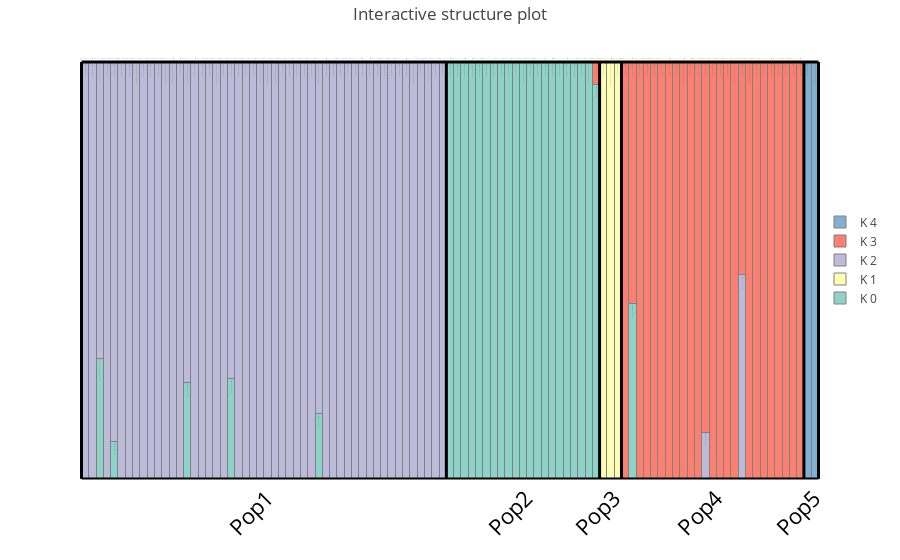

Source (notebook cell):
### Markdown cell above
# How to create interactive Structure-like plots

by [@ODiogoSilva](https://twitter.com/ODiogoSilva)

<br>
If you have already used Structure or any Structure-like software (fastStructure, MavericK), you may be familiar with the stacked bar plot that is usually generated at the end of the analysis. This plot is a nice visual representation of how individuals are structured within a population, but I always felt that exploration of such a static plot was difficult, particularly with many individuals.

As a result, I used **python** and the awesome **plotly** library to generate nice interactive plots from the output of such programs:

### Code cell
%run ./plot_script.py

### Figure 1 — Plotly figure (JSON) as saved in the notebook; plotly's stock layout.template omitted (floating-point values rounded to 4 significant figures)
{"data": [{"marker": {"color": "rgb(141,211,199)", "line": {"color": "grey", "width": 1}}, "name": "K 0", "text": ["Assignment: 0.0071%", "Assignment: 0.009000000000000001%", "Assignment: 28.781200000000002%", "Assignment: 0.0088%", "Assignment: 8.8632%", "Assignment: 0.0077%", "Assignment: 0.0315%", "Assignment: 0.0087%", "Assignment: 0.0343%", "Assignment: 0.0205%", "Assignment: 0.0091%", "Assignment: 0.0111%", "Assignment: 0.007600000000000001%", "Assignment: 0.0142%", "Assignment: 22.9733%", "Assignment: 0.01%", "Assignment: 0.0098%", "Assignment: 0.0077%", "Assignment: 0.0072%", "Assignment: 0.0105%", "Assignment: 23.9915%", "Assignment: 0.0131%", "Assignment: 0.0116%", "Assignment: 0.0073999999999999995%", "Assignment: 0.0071%", "Assignment: 0.0077%", "Assignment: 0.0289%", "Assignment: 0.0083%", "Assignment: 0.009899999999999999%", "Assignment: 0.0103%", "Assignment: 0.0069%", "Assignment: 0.0104%", "Assignment: 15.5531%", "Assignment: 0.0073999999999999995%", "Assignment: 0.0083%", "Assignment: 0.014799999999999999%", "Assignment: 0.0086%", "Assignment: 0.0102%", "Assignment: 0.008%", "Assignment: 0.014100000000000001%", "Assignment: 0.0088%", "Assignment: 0.0118%", "Assignment: 0.0087%", "Assignment: 0.0077%", "Assignment: 0.0077%", "Assignment: 0.0174%", "Assignment: 0.014799999999999999%", "Assignment: 0.0114%", "Assignment: 0.0078%", "Assignment: 0.0087%", "Assignment: 99.9566%", "Assignment: 99.9564%", "Assignment: 99.9504%", "Assignment: 99.779%", "Assignment: 99.9611%", "Assignment: 99.9687%", "Assignment: 99.9409%", "Assignment: 99.943%", "Assignment: 99.9607%", "Assignment: 99.9657%", "Assignment: 99.95230000000001%", "Assignment: 99.9656%", "Assignment: 99.961%", "Assignment: 99.9625%", "Assignment: 99.9387%", "Assignment: 99.9588%", "Assignment: 99.9393%", "Assignment: 99.9636%", "Assignment: 99.9422%", "Assignment: 99.96340000000001%", "Assignment: 94.599%", "Assignment: 0.0358%", "Assignment: 0.0284%", "Assignment: 0.0336%", "Assignment: 0.0073999999999999995%", "Assignment: 42.0099%", "Assignment: 0.0088%", "Assignment: 0.012799999999999999%", "Assignment: 0.0114%", "Assignment: 0.0072%", "Assignment: 0.012899999999999998%", "Assignment: 0.0086%", "Assignment: 0.0091%", "Assignment: 0.008%", "Assignment: 0.0092%", "Assignment: 0.0069%", "Assignment: 0.0093%", "Assignment: 0.0097%", "Assignment: 0.0091%", "Assignment: 0.0071%", "Assignment: 0.0086%", "Assignment: 0.009600000000000001%", "Assignment: 0.0107%", "Assignment: 0.0102%", "Assignment: 0.011000000000000001%", "Assignment: 0.0104%", "Assignment: 0.009399999999999999%", "Assignment: 0.0072%", "Assignment: 0.015899999999999997%", "Assignment: 0.0157%", "Assignment: 0.0136%"], "type": "bar", "x": ["Sample1", "Sample40", "Sample41", "Sample42", "Sample43", "Sample44", "Sample46", "Sample47", "Sample49", "Sample50", "Sample56", "Sample58", "Sample60", "Sample66", "Sample68", "Sample75", "Sample76", "Sample77", "Sample78", "Sample79", "Sample80", "Sample81", "Sample83", "Sample87", "Sample89", "Sample90", "Sample91", "Sample92", "Sample97", "Sample99", "Sample38", "Sample34", "Sample101", "Sample32", "Sample18", "Sample33", "Sample17", "Sample21", "Sample15", "Sample13", "Sample22", "Sample11", "Sample19", "Sample9", "Sample24", "Sample8", "Sample5", "Sample30", "Sample31", "Sample3", "Sample7", "Sample10", "Sample6", "Sample14", "Sample4", "Sample72", "Sample70", "Sample93", "Sample95", "Sample84", "Sample65", "Sample51", "Sample45", "Sample26", "Sample23", "Sample20", "Sample57", "Sample36", "Sample54", "Sample39", "Sample28", "Sample48", "Sample12", "Sample88", "Sample27", "Sample63", "Sample86", "Sample94", "Sample96", "Sample35", "Sample98", "Sample2", "Sample29", "Sample37", "Sample82", "Sample25", "Sample62", "Sample100", "Sample52", "Sample53", "Sample16", "Sample74", "Sample71", "Sample55", "Sample69", "Sample59", "Sample64", "Sample85", "Sample67", "Sample73", "Sample61"], "y": [7.1e-05, 9e-05, 0.2878, 8.8e-05, 0.08863, 7.7e-05, 0.000315, 8.7e-05, 0.000343, 0.000205, 9.1e-05, 0.000111, 7.6e-05, 0.000142, 0.2297, 0.0001, 9.8e-05, 7.7e-05, 7.2e-05, 0.000105, 0.2399, 0.000131, 0.000116, 7.4e-05, 7.1e-05, 7.7e-05, 0.000289, 8.3e-05, 9.9e-05, 0.000103, 6.9e-05, 0.000104, 0.1555, 7.4e-05, 8.3e-05, 0.000148, 8.6e-05, 0.000102, 8e-05, 0.000141, 8.8e-05, 0.000118, 8.7e-05, 7.7e-05, 7.7e-05, 0.000174, 0.000148, 0.000114, 7.8e-05, 8.7e-05, 0.9996, 0.9996, 0.9995, 0.9978, 0.9996, 0.9997, 0.9994, 0.9994, 0.9996, 0.9997, 0.9995, 0.9997, 0.9996, 0.9996, 0.9994, 0.9996, 0.9994, 0.9996, 0.9994, 0.9996, 0.946, 0.000358, 0.000284, 0.000336, 7.4e-05, 0.4201, 8.8e-05, 0.000128, 0.000114, 7.2e-05, 0.000129, 8.6e-05, 9.1e-05, 8e-05, 9.2e-05, 6.9e-05, 9.3e-05, 9.7e-05, 9.1e-05, 7.1e-05, 8.6e-05, 9.6e-05, 0.000107, 0.000102, 0.00011, 0.000104, 9.4e-05, 7.2e-05, 0.000159, 0.000157, 0.000136]}, {"marker": {"color": "rgb(255,255,179)", "line": {"color": "grey", "width": 1}}, "name": "K 1", "text": ["Assignment: 0.0071%", "Assignment: 0.009000000000000001%", "Assignment: 0.0078%", "Assignment: 0.0088%", "Assignment: 0.0093%", "Assignment: 0.0077%", "Assignment: 0.0313%", "Assignment: 0.0087%", "Assignment: 0.0341%", "Assignment: 0.0204%", "Assignment: 0.0091%", "Assignment: 0.011000000000000001%", "Assignment: 0.0073999999999999995%", "Assignment: 0.014100000000000001%", "Assignment: 0.0095%", "Assignment: 0.009899999999999999%", "Assignment: 0.0098%", "Assignment: 0.0077%", "Assignment: 0.0072%", "Assignment: 0.0105%", "Assignment: 0.0101%", "Assignment: 0.013%", "Assignment: 0.0115%", "Assignment: 0.0075%", "Assignment: 0.0072%", "Assignment: 0.0075%", "Assignment: 0.0287%", "Assignment: 0.0083%", "Assignment: 0.0098%", "Assignment: 0.0102%", "Assignment: 0.0069%", "Assignment: 0.0104%", "Assignment: 0.0089%", "Assignment: 0.0073999999999999995%", "Assignment: 0.0082%", "Assignment: 0.0146%", "Assignment: 0.0086%", "Assignment: 0.0101%", "Assignment: 0.007899999999999999%", "Assignment: 0.013999999999999999%", "Assignment: 0.0087%", "Assignment: 0.0117%", "Assignment: 0.0086%", "Assignment: 0.007600000000000001%", "Assignment: 0.007600000000000001%", "Assignment: 0.0172%", "Assignment: 0.0147%", "Assignment: 0.0114%", "Assignment: 0.0078%", "Assignment: 0.0086%", "Assignment: 0.010799999999999999%", "Assignment: 0.0109%", "Assignment: 0.012400000000000001%", "Assignment: 0.055099999999999996%", "Assignment: 0.0097%", "Assignment: 0.0078%", "Assignment: 0.0147%", "Assignment: 0.0142%", "Assignment: 0.0098%", "Assignment: 0.0085%", "Assignment: 0.0119%", "Assignment: 0.0086%", "Assignment: 0.0097%", "Assignment: 0.0093%", "Assignment: 0.015300000000000001%", "Assignment: 0.0103%", "Assignment: 0.0151%", "Assignment: 0.0091%", "Assignment: 0.0144%", "Assignment: 0.0091%", "Assignment: 0.0092%", "Assignment: 99.8571%", "Assignment: 99.88669999999999%", "Assignment: 99.8659%", "Assignment: 0.0073%", "Assignment: 0.006999999999999999%", "Assignment: 0.0088%", "Assignment: 0.0127%", "Assignment: 0.0113%", "Assignment: 0.0072%", "Assignment: 0.012799999999999999%", "Assignment: 0.0085%", "Assignment: 0.009000000000000001%", "Assignment: 0.007899999999999999%", "Assignment: 0.0092%", "Assignment: 0.0069%", "Assignment: 0.0092%", "Assignment: 0.009600000000000001%", "Assignment: 0.009000000000000001%", "Assignment: 0.0071%", "Assignment: 0.0086%", "Assignment: 0.0095%", "Assignment: 0.0106%", "Assignment: 0.0102%", "Assignment: 0.010799999999999999%", "Assignment: 0.0104%", "Assignment: 0.0093%", "Assignment: 0.0072%", "Assignment: 0.015799999999999998%", "Assignment: 0.0156%", "Assignment: 0.0135%"], "type": "bar", "x": ["Sample1", "Sample40", "Sample41", "Sample42", "Sample43", "Sample44", "Sample46", "Sample47", "Sample49", "Sample50", "Sample56", "Sample58", "Sample60", "Sample66", "Sample68", "Sample75", "Sample76", "Sample77", "Sample78", "Sample79", "Sample80", "Sample81", "Sample83", "Sample87", "Sample89", "Sample90", "Sample91", "Sample92", "Sample97", "Sample99", "Sample38", "Sample34", "Sample101", "Sample32", "Sample18", "Sample33", "Sample17", "Sample21", "Sample15", "Sample13", "Sample22", "Sample11", "Sample19", "Sample9", "Sample24", "Sample8", "Sample5", "Sample30", "Sample31", "Sample3", "Sample7", "Sample10", "Sample6", "Sample14", "Sample4", "Sample72", "Sample70", "Sample93", "Sample95", "Sample84", "Sample65", "Sample51", "Sample45", "Sample26", "Sample23", "Sample20", "Sample57", "Sample36", "Sample54", "Sample39", "Sample28", "Sample48", "Sample12", "Sample88", "Sample27", "Sample63", "Sample86", "Sample94", "Sample96", "Sample35", "Sample98", "Sample2", "Sample29", "Sample37", "Sample82", "Sample25", "Sample62", "Sample100", "Sample52", "Sample53", "Sample16", "Sample74", "Sample71", "Sample55", "Sample69", "Sample59", "Sample64", "Sample85", "Sample67", "Sample73", "Sample61"], "y": [7.1e-05, 9e-05, 7.8e-05, 8.8e-05, 9.3e-05, 7.7e-05, 0.000313, 8.7e-05, 0.000341, 0.000204, 9.1e-05, 0.00011, 7.4e-05, 0.000141, 9.5e-05, 9.9e-05, 9.8e-05, 7.7e-05, 7.2e-05, 0.000105, 0.000101, 0.00013, 0.000115, 7.5e-05, 7.2e-05, 7.5e-05, 0.000287, 8.3e-05, 9.8e-05, 0.000102, 6.9e-05, 0.000104, 8.9e-05, 7.4e-05, 8.2e-05, 0.000146, 8.6e-05, 0.000101, 7.9e-05, 0.00014, 8.7e-05, 0.000117, 8.6e-05, 7.6e-05, 7.6e-05, 0.000172, 0.000147, 0.000114, 7.8e-05, 8.6e-05, 0.000108, 0.000109, 0.000124, 0.000551, 9.7e-05, 7.8e-05, 0.000147, 0.000142, 9.8e-05, 8.5e-05, 0.000119, 8.6e-05, 9.7e-05, 9.3e-05, 0.000153, 0.000103, 0.000151, 9.1e-05, 0.000144, 9.1e-05, 9.2e-05, 0.9986, 0.9989, 0.9987, 7.3e-05, 7e-05, 8.8e-05, 0.000127, 0.000113, 7.2e-05, 0.000128, 8.5e-05, 9e-05, 7.9e-05, 9.2e-05, 6.9e-05, 9.2e-05, 9.6e-05, 9e-05, 7.1e-05, 8.6e-05, 9.5e-05, 0.000106, 0.000102, 0.000108, 0.000104, 9.3e-05, 7.2e-05, 0.000158, 0.000156, 0.000135]}, {"marker": {"color": "rgb(190,186,218)", "line": {"color": "grey", "width": 1}}, "name": "K 2", "text": ["Assignment: 99.9717%", "Assignment: 99.964%", "Assignment: 71.19529999999999%", "Assignment: 99.9648%", "Assignment: 91.1089%", "Assignment: 99.9692%", "Assignment: 99.8744%", "Assignment: 99.96509999999999%", "Assignment: 99.8631%", "Assignment: 99.9181%", "Assignment: 99.9637%", "Assignment: 99.95570000000001%", "Assignment: 99.96979999999999%", "Assignment: 99.9435%", "Assignment: 76.99810000000001%", "Assignment: 99.9601%", "Assignment: 99.9607%", "Assignment: 99.9692%", "Assignment: 99.97120000000001%", "Assignment: 99.958%", "Assignment: 75.9782%", "Assignment: 99.9478%", "Assignment: 99.9538%", "Assignment: 99.97%", "Assignment: 99.97120000000001%", "Assignment: 99.96969999999999%", "Assignment: 99.88470000000001%", "Assignment: 99.9668%", "Assignment: 99.9606%", "Assignment: 99.9591%", "Assignment: 99.9724%", "Assignment: 99.9584%", "Assignment: 84.42009999999999%", "Assignment: 99.9703%", "Assignment: 99.9668%", "Assignment: 99.9412%", "Assignment: 99.9656%", "Assignment: 99.9594%", "Assignment: 99.9683%", "Assignment: 99.9437%", "Assignment: 99.9649%", "Assignment: 99.953%", "Assignment: 99.9653%", "Assignment: 99.9693%", "Assignment: 99.9693%", "Assignment: 99.93079999999999%", "Assignment: 99.9411%", "Assignment: 99.95439999999999%", "Assignment: 99.9687%", "Assignment: 99.9654%", "Assignment: 0.0109%", "Assignment: 0.0109%", "Assignment: 0.012400000000000001%", "Assignment: 0.055400000000000005%", "Assignment: 0.0098%", "Assignment: 0.0078%", "Assignment: 0.014799999999999999%", "Assignment: 0.0143%", "Assignment: 0.009899999999999999%", "Assignment: 0.0086%", "Assignment: 0.012%", "Assignment: 0.0086%", "Assignment: 0.0098%", "Assignment: 0.009399999999999999%", "Assignment: 0.0154%", "Assignment: 0.0103%", "Assignment: 0.015200000000000002%", "Assignment: 0.0091%", "Assignment: 0.0145%", "Assignment: 0.0092%", "Assignment: 0.0093%", "Assignment: 0.0358%", "Assignment: 0.0284%", "Assignment: 0.0336%", "Assignment: 0.0073999999999999995%", "Assignment: 0.006999999999999999%", "Assignment: 0.0088%", "Assignment: 0.012799999999999999%", "Assignment: 0.0114%", "Assignment: 0.0072%", "Assignment: 0.012899999999999998%", "Assignment: 0.0086%", "Assignment: 0.0091%", "Assignment: 0.008%", "Assignment: 0.0092%", "Assignment: 11.1487%", "Assignment: 0.0093%", "Assignment: 0.0097%", "Assignment: 0.0091%", "Assignment: 0.0071%", "Assignment: 48.9144%", "Assignment: 0.0095%", "Assignment: 0.0107%", "Assignment: 0.0102%", "Assignment: 0.010799999999999999%", "Assignment: 0.0104%", "Assignment: 0.009399999999999999%", "Assignment: 0.0072%", "Assignment: 0.015899999999999997%", "Assignment: 0.0157%", "Assignment: 0.0136%"], "type": "bar", "x": ["Sample1", "Sample40", "Sample41", "Sample42", "Sample43", "Sample44", "Sample46", "Sample47", "Sample49", "Sample50", "Sample56", "Sample58", "Sample60", "Sample66", "Sample68", "Sample75", "Sample76", "Sample77", "Sample78", "Sample79", "Sample80", "Sample81", "Sample83", "Sample87", "Sample89", "Sample90", "Sample91", "Sample92", "Sample97", "Sample99", "Sample38", "Sample34", "Sample101", "Sample32", "Sample18", "Sample33", "Sample17", "Sample21", "Sample15", "Sample13", "Sample22", "Sample11", "Sample19", "Sample9", "Sample24", "Sample8", "Sample5", "Sample30", "Sample31", "Sample3", "Sample7", "Sample10", "Sample6", "Sample14", "Sample4", "Sample72", "Sample70", "Sample93", "Sample95", "Sample84", "Sample65", "Sample51", "Sample45", "Sample26", "Sample23", "Sample20", "Sample57", "Sample36", "Sample54", "Sample39", "Sample28", "Sample48", "Sample12", "Sample88", "Sample27", "Sample63", "Sample86", "Sample94", "Sample96", "Sample35", "Sample98", "Sample2", "Sample29", "Sample37", "Sample82", "Sample25", "Sample62", "Sample100", "Sample52", "Sample53", "Sample16", "Sample74", "Sample71", "Sample55", "Sample69", "Sample59", "Sample64", "Sample85", "Sample67", "Sample73", "Sample61"], "y": [0.9997, 0.9996, 0.712, 0.9996, 0.9111, 0.9997, 0.9987, 0.9997, 0.9986, 0.9992, 0.9996, 0.9996, 0.9997, 0.9994, 0.77, 0.9996, 0.9996, 0.9997, 0.9997, 0.9996, 0.7598, 0.9995, 0.9995, 0.9997, 0.9997, 0.9997, 0.9988, 0.9997, 0.9996, 0.9996, 0.9997, 0.9996, 0.8442, 0.9997, 0.9997, 0.9994, 0.9997, 0.9996, 0.9997, 0.9994, 0.9996, 0.9995, 0.9997, 0.9997, 0.9997, 0.9993, 0.9994, 0.9995, 0.9997, 0.9997, 0.000109, 0.000109, 0.000124, 0.000554, 9.8e-05, 7.8e-05, 0.000148, 0.000143, 9.9e-05, 8.6e-05, 0.00012, 8.6e-05, 9.8e-05, 9.4e-05, 0.000154, 0.000103, 0.000152, 9.1e-05, 0.000145, 9.2e-05, 9.3e-05, 0.000358, 0.000284, 0.000336, 7.4e-05, 7e-05, 8.8e-05, 0.000128, 0.000114, 7.2e-05, 0.000129, 8.6e-05, 9.1e-05, 8e-05, 9.2e-05, 0.1115, 9.3e-05, 9.7e-05, 9.1e-05, 7.1e-05, 0.4891, 9.5e-05, 0.000107, 0.000102, 0.000108, 0.000104, 9.4e-05, 7.2e-05, 0.000159, 0.000157, 0.000136]}, {"marker": {"color": "rgb(251,128,114)", "line": {"color": "grey", "width": 1}}, "name": "K 3", "text": ["Assignment: 0.0071%", "Assignment: 0.009000000000000001%", "Assignment: 0.007899999999999999%", "Assignment: 0.0088%", "Assignment: 0.0093%", "Assignment: 0.0077%", "Assignment: 0.0314%", "Assignment: 0.0087%", "Assignment: 0.0343%", "Assignment: 0.0205%", "Assignment: 0.0091%", "Assignment: 0.0111%", "Assignment: 0.0078%", "Assignment: 0.014100000000000001%", "Assignment: 0.0095%", "Assignment: 0.01%", "Assignment: 0.0098%", "Assignment: 0.0077%", "Assignment: 0.0072%", "Assignment: 0.0105%", "Assignment: 0.0101%", "Assignment: 0.0131%", "Assignment: 0.0116%", "Assignment: 0.0075%", "Assignment: 0.0073%", "Assignment: 0.0075%", "Assignment: 0.0289%", "Assignment: 0.0084%", "Assignment: 0.009899999999999999%", "Assignment: 0.0102%", "Assignment: 0.0069%", "Assignment: 0.0104%", "Assignment: 0.009000000000000001%", "Assignment: 0.0075%", "Assignment: 0.0084%", "Assignment: 0.0147%", "Assignment: 0.0086%", "Assignment: 0.0102%", "Assignment: 0.007899999999999999%", "Assignment: 0.014100000000000001%", "Assignment: 0.0088%", "Assignment: 0.0118%", "Assignment: 0.0087%", "Assignment: 0.0077%", "Assignment: 0.0077%", "Assignment: 0.0173%", "Assignment: 0.0147%", "Assignment: 0.0114%", "Assignment: 0.007899999999999999%", "Assignment: 0.0087%", "Assignment: 0.0109%", "Assignment: 0.0109%", "Assignment: 0.012400000000000001%", "Assignment: 0.0553%", "Assignment: 0.0097%", "Assignment: 0.0078%", "Assignment: 0.014799999999999999%", "Assignment: 0.0143%", "Assignment: 0.009899999999999999%", "Assignment: 0.0086%", "Assignment: 0.0119%", "Assignment: 0.0086%", "Assignment: 0.0098%", "Assignment: 0.009399999999999999%", "Assignment: 0.015300000000000001%", "Assignment: 0.0103%", "Assignment: 0.015200000000000002%", "Assignment: 0.0091%", "Assignment: 0.0145%", "Assignment: 0.0092%", "Assignment: 5.3733%", "Assignment: 0.0357%", "Assignment: 0.0283%", "Assignment: 0.0335%", "Assignment: 99.9706%", "Assignment: 57.9691%", "Assignment: 99.9648%", "Assignment: 99.949%", "Assignment: 99.9546%", "Assignment: 99.9713%", "Assignment: 99.9486%", "Assignment: 99.9658%", "Assignment: 99.96390000000001%", "Assignment: 99.9682%", "Assignment: 99.9633%", "Assignment: 88.8306%", "Assignment: 99.9629%", "Assignment: 99.9613%", "Assignment: 99.9637%", "Assignment: 99.97160000000001%", "Assignment: 51.0598%", "Assignment: 99.96199999999999%", "Assignment: 99.9573%", "Assignment: 99.9591%", "Assignment: 99.9565%", "Assignment: 99.9583%", "Assignment: 99.9625%", "Assignment: 99.9711%", "Assignment: 99.9367%", "Assignment: 0.0157%", "Assignment: 0.0136%"], "type": "bar", "x": ["Sample1", "Sample40", "Sample41", "Sample42", "Sample43", "Sample44", "Sample46", "Sample47", "Sample49", "Sample50", "Sample56", "Sample58", "Sample60", "Sample66", "Sample68", "Sample75", "Sample76", "Sample77", "Sample78", "Sample79", "Sample80", "Sample81", "Sample83", "Sample87", "Sample89", "Sample90", "Sample91", "Sample92", "Sample97", "Sample99", "Sample38", "Sample34", "Sample101", "Sample32", "Sample18", "Sample33", "Sample17", "Sample21", "Sample15", "Sample13", "Sample22", "Sample11", "Sample19", "Sample9", "Sample24", "Sample8", "Sample5", "Sample30", "Sample31", "Sample3", "Sample7", "Sample10", "Sample6", "Sample14", "Sample4", "Sample72", "Sample70", "Sample93", "Sample95", "Sample84", "Sample65", "Sample51", "Sample45", "Sample26", "Sample23", "Sample20", "Sample57", "Sample36", "Sample54", "Sample39", "Sample28", "Sample48", "Sample12", "Sample88", "Sample27", "Sample63", "Sample86", "Sample94", "Sample96", "Sample35", "Sample98", "Sample2", "Sample29", "Sample37", "Sample82", "Sample25", "Sample62", "Sample100", "Sample52", "Sample53", "Sample16", "Sample74", "Sample71", "Sample55", "Sample69", "Sample59", "Sample64", "Sample85", "Sample67", "Sample73", "Sample61"], "y": [7.1e-05, 9e-05, 7.9e-05, 8.8e-05, 9.3e-05, 7.7e-05, 0.000314, 8.7e-05, 0.000343, 0.000205, 9.1e-05, 0.000111, 7.8e-05, 0.000141, 9.5e-05, 0.0001, 9.8e-05, 7.7e-05, 7.2e-05, 0.000105, 0.000101, 0.000131, 0.000116, 7.5e-05, 7.3e-05, 7.5e-05, 0.000289, 8.4e-05, 9.9e-05, 0.000102, 6.9e-05, 0.000104, 9e-05, 7.5e-05, 8.4e-05, 0.000147, 8.6e-05, 0.000102, 7.9e-05, 0.000141, 8.8e-05, 0.000118, 8.7e-05, 7.7e-05, 7.7e-05, 0.000173, 0.000147, 0.000114, 7.9e-05, 8.7e-05, 0.000109, 0.000109, 0.000124, 0.000553, 9.7e-05, 7.8e-05, 0.000148, 0.000143, 9.9e-05, 8.6e-05, 0.000119, 8.6e-05, 9.8e-05, 9.4e-05, 0.000153, 0.000103, 0.000152, 9.1e-05, 0.000145, 9.2e-05, 0.05373, 0.000357, 0.000283, 0.000335, 0.9997, 0.5797, 0.9996, 0.9995, 0.9995, 0.9997, 0.9995, 0.9997, 0.9996, 0.9997, 0.9996, 0.8883, 0.9996, 0.9996, 0.9996, 0.9997, 0.5106, 0.9996, 0.9996, 0.9996, 0.9996, 0.9996, 0.9996, 0.9997, 0.9994, 0.000157, 0.000136]}, {"marker": {"color": "rgb(128,177,211)", "line": {"color": "grey", "width": 1}}, "name": "K 4", "text": ["Assignment: 0.0071%", "Assignment: 0.009000000000000001%", "Assignment: 0.0078%", "Assignment: 0.0088%", "Assignment: 0.0093%", "Assignment: 0.0077%", "Assignment: 0.0313%", "Assignment: 0.0087%", "Assignment: 0.0341%", "Assignment: 0.0204%", "Assignment: 0.0091%", "Assignment: 0.0111%", "Assignment: 0.0073999999999999995%", "Assignment: 0.014100000000000001%", "Assignment: 0.0095%", "Assignment: 0.009899999999999999%", "Assignment: 0.0098%", "Assignment: 0.0077%", "Assignment: 0.0072%", "Assignment: 0.0105%", "Assignment: 0.0101%", "Assignment: 0.013%", "Assignment: 0.0115%", "Assignment: 0.0075%", "Assignment: 0.0072%", "Assignment: 0.0075%", "Assignment: 0.0288%", "Assignment: 0.0083%", "Assignment: 0.0098%", "Assignment: 0.0102%", "Assignment: 0.0069%", "Assignment: 0.0104%", "Assignment: 0.0089%", "Assignment: 0.0073999999999999995%", "Assignment: 0.0082%", "Assignment: 0.0147%", "Assignment: 0.0086%", "Assignment: 0.0101%", "Assignment: 0.007899999999999999%", "Assignment: 0.014100000000000001%", "Assignment: 0.0088%", "Assignment: 0.0117%", "Assignment: 0.0087%", "Assignment: 0.0077%", "Assignment: 0.007600000000000001%", "Assignment: 0.0173%", "Assignment: 0.0147%", "Assignment: 0.0114%", "Assignment: 0.0078%", "Assignment: 0.0086%", "Assignment: 0.010799999999999999%", "Assignment: 0.0109%", "Assignment: 0.012400000000000001%", "Assignment: 0.055099999999999996%", "Assignment: 0.0097%", "Assignment: 0.0078%", "Assignment: 0.014799999999999999%", "Assignment: 0.0142%", "Assignment: 0.0098%", "Assignment: 0.0085%", "Assignment: 0.0119%", "Assignment: 0.0086%", "Assignment: 0.0097%", "Assignment: 0.009399999999999999%", "Assignment: 0.015300000000000001%", "Assignment: 0.0103%", "Assignment: 0.015200000000000002%", "Assignment: 0.0091%", "Assignment: 0.0144%", "Assignment: 0.0091%", "Assignment: 0.0092%", "Assignment: 0.0356%", "Assignment: 0.028200000000000003%", "Assignment: 0.0334%", "Assignment: 0.0073%", "Assignment: 0.006999999999999999%", "Assignment: 0.0088%", "Assignment: 0.0127%", "Assignment: 0.0113%", "Assignment: 0.0072%", "Assignment: 0.012799999999999999%", "Assignment: 0.0085%", "Assignment: 0.009000000000000001%", "Assignment: 0.007899999999999999%", "Assignment: 0.0092%", "Assignment: 0.0069%", "Assignment: 0.0093%", "Assignment: 0.0097%", "Assignment: 0.0091%", "Assignment: 0.0071%", "Assignment: 0.0086%", "Assignment: 0.0095%", "Assignment: 0.0107%", "Assignment: 0.0102%", "Assignment: 0.010799999999999999%", "Assignment: 0.0104%", "Assignment: 0.0093%", "Assignment: 0.0072%", "Assignment: 0.015799999999999998%", "Assignment: 99.9374%", "Assignment: 99.94579999999999%"], "type": "bar", "x": ["Sample1", "Sample40", "Sample41", "Sample42", "Sample43", "Sample44", "Sample46", "Sample47", "Sample49", "Sample50", "Sample56", "Sample58", "Sample60", "Sample66", "Sample68", "Sample75", "Sample76", "Sample77", "Sample78", "Sample79", "Sample80", "Sample81", "Sample83", "Sample87", "Sample89", "Sample90", "Sample91", "Sample92", "Sample97", "Sample99", "Sample38", "Sample34", "Sample101", "Sample32", "Sample18", "Sample33", "Sample17", "Sample21", "Sample15", "Sample13", "Sample22", "Sample11", "Sample19", "Sample9", "Sample24", "Sample8", "Sample5", "Sample30", "Sample31", "Sample3", "Sample7", "Sample10", "Sample6", "Sample14", "Sample4", "Sample72", "Sample70", "Sample93", "Sample95", "Sample84", "Sample65", "Sample51", "Sample45", "Sample26", "Sample23", "Sample20", "Sample57", "Sample36", "Sample54", "Sample39", "Sample28", "Sample48", "Sample12", "Sample88", "Sample27", "Sample63", "Sample86", "Sample94", "Sample96", "Sample35", "Sample98", "Sample2", "Sample29", "Sample37", "Sample82", "Sample25", "Sample62", "Sample100", "Sample52", "Sample53", "Sample16", "Sample74", "Sample71", "Sample55", "Sample69", "Sample59", "Sample64", "Sample85", "Sample67", "Sample73", "Sample61"], "y": [7.1e-05, 9e-05, 7.8e-05, 8.8e-05, 9.3e-05, 7.7e-05, 0.000313, 8.7e-05, 0.000341, 0.000204, 9.1e-05, 0.000111, 7.4e-05, 0.000141, 9.5e-05, 9.9e-05, 9.8e-05, 7.7e-05, 7.2e-05, 0.000105, 0.000101, 0.00013, 0.000115, 7.5e-05, 7.2e-05, 7.5e-05, 0.000288, 8.3e-05, 9.8e-05, 0.000102, 6.9e-05, 0.000104, 8.9e-05, 7.4e-05, 8.2e-05, 0.000147, 8.6e-05, 0.000101, 7.9e-05, 0.000141, 8.8e-05, 0.000117, 8.7e-05, 7.7e-05, 7.6e-05, 0.000173, 0.000147, 0.000114, 7.8e-05, 8.6e-05, 0.000108, 0.000109, 0.000124, 0.000551, 9.7e-05, 7.8e-05, 0.000148, 0.000142, 9.8e-05, 8.5e-05, 0.000119, 8.6e-05, 9.7e-05, 9.4e-05, 0.000153, 0.000103, 0.000152, 9.1e-05, 0.000144, 9.1e-05, 9.2e-05, 0.000356, 0.000282, 0.000334, 7.3e-05, 7e-05, 8.8e-05, 0.000127, 0.000113, 7.2e-05, 0.000128, 8.5e-05, 9e-05, 7.9e-05, 9.2e-05, 6.9e-05, 9.3e-05, 9.7e-05, 9.1e-05, 7.1e-05, 8.6e-05, 9.5e-05, 0.000107, 0.000102, 0.000108, 0.000104, 9.3e-05, 7.2e-05, 0.000158, 0.9994, 0.9995]}], "layout": {"bargap": "0", "barmode": "stack", "legend": {"x": 1, "y": 0.5}, "margin": {"t": 40}, "shapes": [{"line": {"width": 2}, "type": "line", "x0": -0.5, "x1": 100.5, "y0": 0, "y1": 0}, {"line": {"width": 3}, "type": "line", "x0": -0.5, "x1": -0.5, "y0": 0, "y1": 1}, {"line": {"width": 3}, "type": "line", "x0": -0.5, "x1": 100.5, "y0": 1, "y1": 1}, {"line": {"width": 3}, "type": "line", "x0": 100.5, "x1": 100.5, "y0": 0, "y1": 1}, {"line": {"width": 3}, "type": "line", "x0": 49.5, "x1": 49.5, "y0": 0, "y1": 1}, {"line": {"width": 3}, "type": "line", "x0": 70.5, "x1": 70.5, "y0": 0, "y1": 1}, {"line": {"width": 3}, "type": "line", "x0": 73.5, "x1": 73.5, "y0": 0, "y1": 1}, {"line": {"width": 3}, "type": "line", "x0": 98.5, "x1": 98.5, "y0": 0, "y1": 1}], "title": "Interactive structure plot", "xaxis": {"showticklabels": true, "tickangle": -45, "tickfont": {"color": "black", "size": 22}, "ticks": "", "ticktext": ["Pop1", "Pop2", "Pop3", "Pop4", "Pop5"], "tickvals": [25, 60.5, 72.5, 86.5, 100]}, "yaxis": {"showticklabels": false}}}
